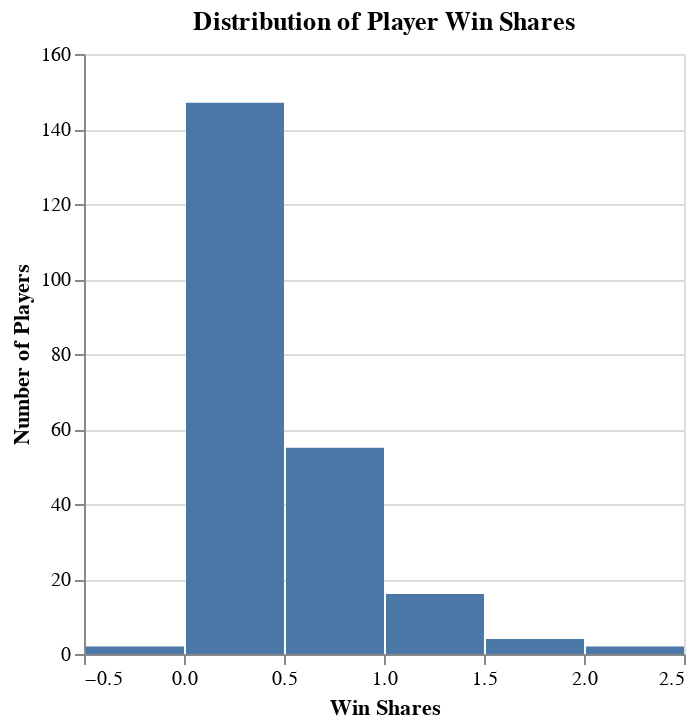

Notebook code cell kept with this figure:
### Markdown cell above
## Win Shares
The first metric I'm looking at is Win Shares. An **advanced statistic** in NBA and MLB circles, this metric is usually a box-score conglomerate. For the sake of fantasy football, our box scores are relatively straightforward - the only value of interest is points. As a result, positive Win Shares only count each player's point contribution to each win and is then summed up. It's not a groundbreaking formula by any means but it sheds light on which players were the most dominant in combination with other players on a team. Win Shares show context of the team and manager rather than focusing just on total points.

### Code cell
{"tags": ["hide-input"]}

overall_win_shares = (
    lineups_2024.loc[:, ['og_lineup_name', 'win_shares']]
    .groupby('og_lineup_name', as_index = False)
    .sum()
    .sort_values('win_shares', ascending = False)
)

overall_win_shares_plot = (
    alt.Chart(
        overall_win_shares,
        title = 'Distribution of Player Win Shares'
    ).mark_bar().encode(
        x = alt.X('win_shares:Q', bin = True).title('Win Shares'),
        y = alt.Y('count()').title('Number of Players')
    )
)
overall_win_shares_plot

### Figure 1 — Vega-Lite specification as saved in the notebook (floating-point values rounded to 4 significant figures; data arrays with more than 128 entries replaced by an {"elided": "..."} marker saying what was removed)
{"config": {"view": {"continuousWidth": 300, "continuousHeight": 300}}, "data": {"name": "data-e5bef6ed5189de34201cf6e346f7cd76"}, "mark": {"type": "bar"}, "encoding": {"x": {"bin": true, "field": "win_shares", "title": "Win Shares", "type": "quantitative"}, "y": {"aggregate": "count", "title": "Number of Players", "type": "quantitative"}}, "title": "Distribution of Player Win Shares", "$schema": "https://vega.github.io/schema/vega-lite/v5.14.1.json", "datasets": {"data-e5bef6ed5189de34201cf6e346f7cd76": {"elided": "226 records"}}}
